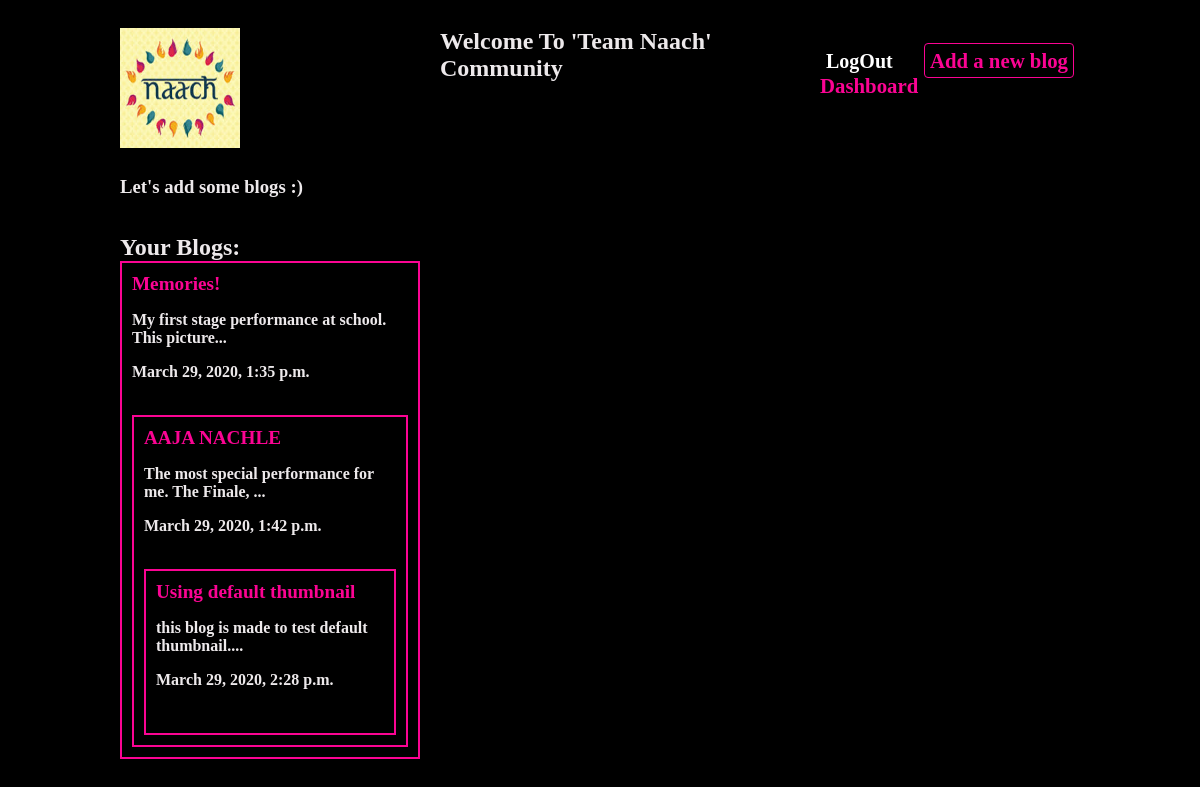
Screenshot of /articles/loggedin (signed in) with the database file from the repository.
### articles/models.py (models this page shows, shortened)
class Article(models.Model):
    title= models.CharField(max_length=140)
    slog=models.SlugField(max_length=250, unique=True)
    body=models.TextField()
    date= models.DateTimeField(auto_now_add=True)
    thumb=models.ImageField(default='default.jpg', blank=True)
    author= models.ForeignKey(User,default= None, on_delete=models.DO_NOTHING)
    def snippet(self):
        return self.body[:50]+"..."

### articles/views.py (the view)
# urls.py: path('loggedin',views.logged_in, name="loggedin"),
@login_required(login_url="/articles")
def logged_in(request):
    user=request.user
    articles=Article.objects.all().order_by('date')
    return render(request,"articles/loggedin.html", {'User' :user, 'articles':articles })

### articles/templates/articles/loggedin.html (shortened to what this page needs)
{% extends 'base_layout.html' %}
{% block content %}
  <h3>Let's add some blogs :) </h3>
  <br><br>
  <h2>Your Blogs:</h2>
    <div class="articles">
      {% for article in articles %}
       {% if article.author == User %}
        <div class="article">
         <h2><a href= "{% url 'detail' slog=article.slog %}"> {{article.title}}</a></h2>
         <p> {{article.snippet}}</p>
         <p> {{article.date}}</p>
         <br>
        {% endif %}
      {% endfor %}
    </div>
   </div>
{% endblock %}

### assets/styles.css (style rules this page uses)
body { background-color:black; height=100%; background-repeat-y:no-repeat; color: #ede9eb; }
body * { font-family : cursive; font-weight: 600; }
h1,h2,h3,h4,h5 { font-weight: bold; margin:0; }
a,a:hover,a:visited { color: #fb0493; text-decoration: none; }
.articles { display: grid; grid-template-columns: 1fr 1fr 1fr; grid-gap: 30px; }
.article { padding: 10px; border: 2px solid #fb0493; position: relative; }
.article h2 { font-size: 1.2em; }

### rows the page displays
Article: title "Memories!", snippet "My first stage performance at school. This picture...", date "March 29, 2020, 1:35 p.m."
Article: title "AAJA NACHLE", snippet "The most special performance for me. The Finale, ...", date "March 29, 2020, 1:42 p.m."
Article: title "Using default thumbnail", snippet "this blog is made to test default thumbnail....", date "March 29, 2020, 2:28 p.m."
